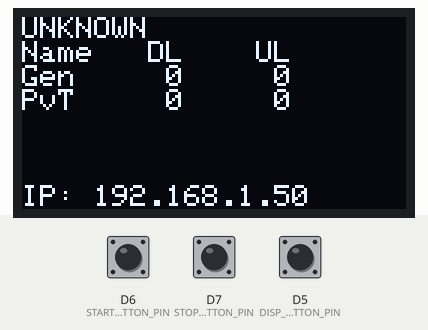
This sketch was run on a simulated ESP8266 (NodeMCU). Parts: 128×64 one-colour display. Inputs (shaded band) come from the test bench; at power-on: D6 (START_BUTTON_PIN) HIGH, D7 (STOP_BUTTON_PIN) HIGH, D5 (DISP_BUTTON_PIN) HIGH. WiFi joins after 1.5 s; servers stay silent unless stated; uploads are accepted with an empty reply; what the sketch prints to the serial monitor is not drawn.

Above: at 4.4 s.
4.5 s: D6 (START_BUTTON_PIN) pulled LOW for 0.15 s
At 7.4 s:
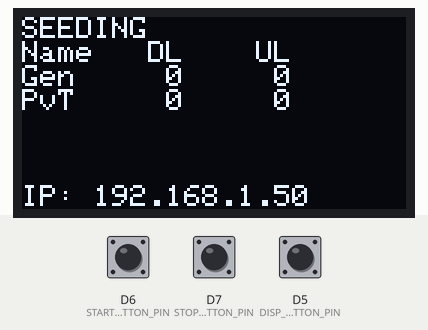
7.6 s: D7 (STOP_BUTTON_PIN) pulled LOW for 0.15 s
At 9.9 s:
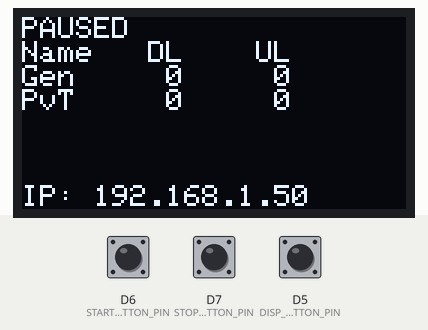
10.2 s: D5 (DISP_BUTTON_PIN) pulled LOW for 0.15 s
At 12.3 s:
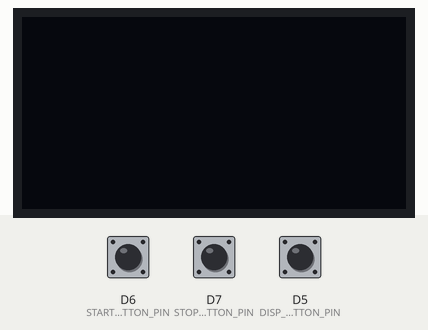
12.6 s: D5 (DISP_BUTTON_PIN) pulled LOW for 1 s
At 15.4 s:
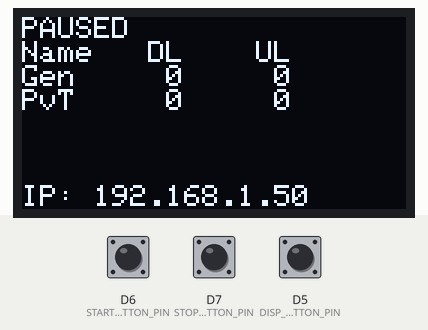
15.7 s: D5 (DISP_BUTTON_PIN) pulled LOW for 3.2 s
At 21.1 s:
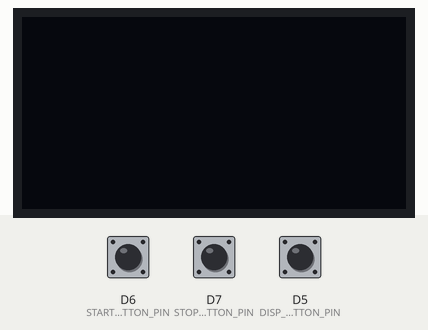
Timing chart, 0 to 22.4 s (numbered marks = the images above; inputs shaded):
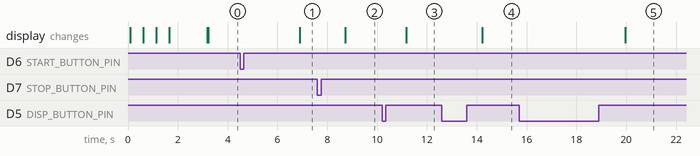

The sketch:

Controller.ino
```cpp
#include <Adafruit_GFX.h>
#include <Adafruit_SSD1306.h>
#include <ArduinoJson.h>
#include <ESP8266HTTPClient.h>
#include <ESP8266WiFi.h>
#include <SPI.h>
#include <Wire.h>

#include "Auth.h"

// TODO: Consider integrating all the SSD1306 I2C dependencies directly into
// this project, so we can take advantage of better (OLED) buffer management.

// Debug Tools
#define DEBUG 0

#ifdef DEBUG
#define DEBUG_println(...) Serial.println(__VA_ARGS__)
#define DEBUG_printf(...)  Serial.printf(__VA_ARGS__)
#else
#define DEBUG_println(...)
#define DEBUG_printf(...)
#endif  // DEBUG

/* Constants ---------------------------------------------------------------- */

// Button Assignments
#define DISP_BUTTON_PIN  D5
#define START_BUTTON_PIN D6
#define STOP_BUTTON_PIN  D7

// OLED Ports
#define SCL        D1
#define SDA        D2
#define OLED_RESET -1

// Misc Constants
#define SCREEN_WIDTH   128
#define SCREEN_HEIGHT  64
#define BUF_SIZE       1024
#define QUERY_INTERVAL 1000

#define UNKNOWN_STATUS F("UNKNOWN")
#define SEEDING_STATUS F("SEEDING")
#define PAUSED_STATUS  F("PAUSED")

// Info about one qbittorrent instance.
typedef struct
{
  const char* name;
  const char* pause;
  const char* resume;
  const char* query;
} URL;

// Info about the rates of one qbittorrent instance
// Avoid copying around a bunch of stuff by just having a ptr to URLs.
typedef struct
{
  const URL* urls;
  size_t     dl_speed;
  size_t     ul_speed;
} Host;

// Convenience macro to generate all the URLs at compile-time.
#define HOST(name, addr)                            \
  {                                                 \
    name, addr "/api/v2/torrents/pause?hashes=all", \
        addr "/api/v2/torrents/resume?hashes=all",  \
        addr "/api/v2/transfer/info",               \
  }

static const URL urls[] = {
    HOST("Gen", "http://" USERNAME ":" PASSWORD "@HOST:PORT"),
    HOST("PvT", "http://" USERNAME ":" PASSWORD "@HOST:PORT"),
};
#define numHosts (sizeof(urls) / sizeof(urls[0]))
static Host hosts[numHosts] = {0};

// Interrupt handlers
enum Actions
{
  NONE = 0,
  TOGGLE_DISPLAY,
  PAUSE,
  RESUME,
};
static int status = NONE;

volatile int         action;
void ICACHE_RAM_ATTR pauseISR();
void ICACHE_RAM_ATTR resumeISR();
void ICACHE_RAM_ATTR displayISR();

// Display - 128 x 96 OLED
Adafruit_SSD1306 oled(SCREEN_WIDTH, SCREEN_HEIGHT, &Wire, OLED_RESET);
volatile bool    displayOn = 1;

/* UI ----------------------------------------------------------------------- */

/*
 * Draw an entire 'frame' to the display with all the necessary UI elements.
 */
void drawUI()
{
  // TODO: We could be smart about this, and just redraw specifically the
  // changed elements instead of the entire UI, and save some CPU cycles.
  char rowBuf[SCREEN_WIDTH] = {0};

  // Clear and default settings.
  oled.clearDisplay();
  oled.setTextSize(1);
  oled.setTextColor(WHITE);

  // Draw current status at the top.
  oled.setCursor(0, 0);
  switch (status)
  {
    case NONE:
      oled.println(UNKNOWN_STATUS);
      break;
    case PAUSE:
      oled.println(PAUSED_STATUS);
      break;
    case RESUME:
      oled.println(SEEDING_STATUS);
      break;
    default:
      break;
  }

  // Draw the IP address at the bottom.
  oled.setCursor(0, SCREEN_HEIGHT - 8);
  oled.print(F("IP: "));
  if (WiFi.status() == WL_CONNECTED)
  {
    oled.print(WiFi.localIP());
  }
  else
  {
    oled.print(F("N/A"));
  }

  // Draw the hosts in a somewhat tabular way.
  // TODO: Find a way to do this without sprintf
  oled.setCursor(0, 8);
  oled.println("Name   DL    UL");
  for (int i = 0; i < numHosts; i++)
  {
    snprintf(rowBuf,
             SCREEN_WIDTH,
             "%3s %5u %5u\n",
             hosts[i].urls->name,
             hosts[i].dl_speed,
             hosts[i].ul_speed);
    oled.print(rowBuf);
  }
  oled.display();
}

/* Qbittorrent API ---------------------------------------------------------- */

/*
 * Perform an HTTP get to "host"/api/v2/torrents/"action"?hashes=all
 *
 * Essentially can be used to perform a pause or resume action on all torrents.
 *
 * @param hostURLs: Ptr to URLs for specific host.
 * @param action: Either "PAUSE" or "RESUME" to apply to all torrents.
 */
void performAction(const URL* hostURLs, const int action)
{
  WiFiClient client;
  HTTPClient http;

  const char* url = action == PAUSE ? hostURLs->pause : hostURLs->resume;

  if (http.begin(client, url))
  {
    int httpCode = http.GET();
    http.end();
    if (httpCode < 0)
    {
      /* Erroneous HTTP transaction */
      DEBUG_printf("[TOGGLE] FAIL: %s\n", http.errorToString(httpCode).c_str());
      return;
    }
  }
  else
  {
    /* Failed to start HTTP session */
    DEBUG_printf("[TOGGLE] FAIL: Could not start HTTP session\n");
    return;
  }
}

/*
 * Perform an HTTP get to all hosts.
 *
 * Essentially can be used to perform a pause or resume action on all torrents
 * across all hosts.
 *
 * @param action: Either "PAUSE" or "RESUME" to apply to all torrents.
 */
void performAction(const int action)
{
  for (int i = 0; i < numHosts; i++)
  {
    performAction(&urls[i], action);
  }
}

/*
 * Query a qBittorrent host to get some more information.
 *
 * Gets current transfer rates.
 *
 * @param host: Which host to query and where to store results.
 */
void query(Host* host)
{
  WiFiClient client;
  HTTPClient http;

  int    httpCode;
  String payload;

  // We are dealing with fixed size payloads:
  // https://arduinojson.org/v6/assistant
  StaticJsonDocument<384> doc;
  DeserializationError    error;

  /* ---------- Transfer Rates ---------- */
  const char* query_addr = host->urls->query;
  http.begin(client, query_addr);
  httpCode = http.GET();
  if (httpCode < 0)
  {
    DEBUG_printf("[QUERY] FAIL... code: %s\n",
                 http.errorToString(httpCode).c_str());
    // TODO: Propogate error!
    return;
  }

  payload = http.getString();
  http.end();

  error = deserializeJson(doc, payload);
  if (error)
  {
    // TODO: Propogate error!
    return;
  }

  const long long dl_speed = doc["dl_info_speed"];
  const long long ul_speed = doc["up_info_speed"];

  host->dl_speed = dl_speed / 1000;
  host->ul_speed = ul_speed / 1000;

  /* ------------ Statistics ------------ */
  // TODO: Compute number of active/inactive torrents and such. This may require
  // proxying the JSON responses from qbittorrent, or writing a homebrew JSON
  // parser.
}

/*
 * Query all qBittorrent hosts to get all transfer rates.
 */
void query()
{
  for (int i = 0; i < numHosts; i++)
  {
    query(&hosts[i]);
  }
}

/* ISR ---------------------------------------------------------------------- */

/*
 * Set a flag to pause all the active torrents.
 */
void pauseISR()
{
  action = PAUSE;
}

/*
 * Set a flag to resume all the inactive torrents.
 */
void resumeISR()
{
  action = RESUME;
}

/*
 * Set a flag to toggle the display on or off.
 */
void displayISR()
{
  displayOn = !displayOn;
  action    = TOGGLE_DISPLAY;
}

/* Main --------------------------------------------------------------------- */

/*
 * Block while blinking the display until a WiFi connection is established.
 */
void waitForWiFi()
{
  DEBUG_println("[WiFi] Waiting");
  while (WiFi.status() != WL_CONNECTED)
  {
    /* Blink the screen while connecting to WiFi. */
    DEBUG_printf(".");
    oled.clearDisplay();
    oled.display();
    delay(500);

    oled.setCursor(0, SCREEN_HEIGHT / 2);
    oled.print("Connecting to ");
    oled.print(SSID);
    oled.println("...");
    oled.display();
    delay(500);
  }

  oled.clearDisplay();
  oled.setCursor(SCREEN_WIDTH / 2, SCREEN_HEIGHT / 2);
  oled.print("Connected to ");
  oled.println(SSID);
  delay(1000);
  oled.clearDisplay();
  oled.display();

  DEBUG_printf("\n[WiFi] Connected to %s\n", SSID);
  DEBUG_printf("[WiFi] IP: %s\n", WiFi.localIP());
}

void setup()
{
#if DEBUG
  Serial.begin(9600);
  Serial.setDebugOutput(true);
#endif
  DEBUG_println("\n\n\n");

  for (unsigned i = 0; i < numHosts; ++i)
  {
    hosts[i].urls     = &urls[i];
    hosts[i].dl_speed = 0;
    hosts[i].ul_speed = 0;
  }

  // Setup the pins
  pinMode(DISP_BUTTON_PIN, INPUT_PULLUP);
  pinMode(START_BUTTON_PIN, INPUT_PULLUP);
  pinMode(STOP_BUTTON_PIN, INPUT_PULLUP);

  // Setup interrupts
  attachInterrupt(digitalPinToInterrupt(DISP_BUTTON_PIN), displayISR, RISING);
  attachInterrupt(digitalPinToInterrupt(START_BUTTON_PIN), resumeISR, RISING);
  attachInterrupt(digitalPinToInterrupt(STOP_BUTTON_PIN), pauseISR, RISING);

  // Initialize the OLED over I2C
  Wire.begin(SDA, SCL);
  if (!oled.begin(SSD1306_SWITCHCAPVCC, 0x3C))
  {
    DEBUG_println(F("SSD1306 allocation failed"));
    for (;;)
      ;
  }
  drawUI();

  // Connect to the WiFi
  WiFi.mode(WIFI_STA);
  WiFi.begin(SSID, PSK);
  waitForWiFi();

  drawUI();
}

void loop()
{
  if (WiFi.status() != WL_CONNECTED)
  {
    waitForWiFi();
  }

  switch (action)
  {
    case NONE:
      break;
    case TOGGLE_DISPLAY:
      if (displayOn)
      {
        oled.ssd1306_command(SSD1306_DISPLAYON);
      }
      else
      {
        oled.ssd1306_command(SSD1306_DISPLAYOFF);
      }
      action = NONE;
      break;
    default:
      performAction(action);
      status = action;
      action = NONE;
  }

  // Only run the continuous queries if the display is on.
  if (displayOn)
  {
    query();
  }
  drawUI();

  delay(QUERY_INTERVAL);
}
```

Auth.h
```cpp
#ifndef AUTH_H
#define AUTH_H

// WiFi Authentication
#define SSID ""
#define PSK  ""

// Host Authentication
#define USERNAME ""
#define PASSWORD ""

#endif
```

Measured:
- after the input at 4.5 s, the display: changes after 2.4 s (image 1)
- after the input at 7.6 s, the display: changes after 1.1 s (image 2)
- after the input at 10.2 s, the display: changes after 0.97 s (image 3)
- after the input at 12.6 s, the display: changes after 1.6 s (image 4)
- after the input at 15.7 s, the display: changes after 4.3 s (image 5)
